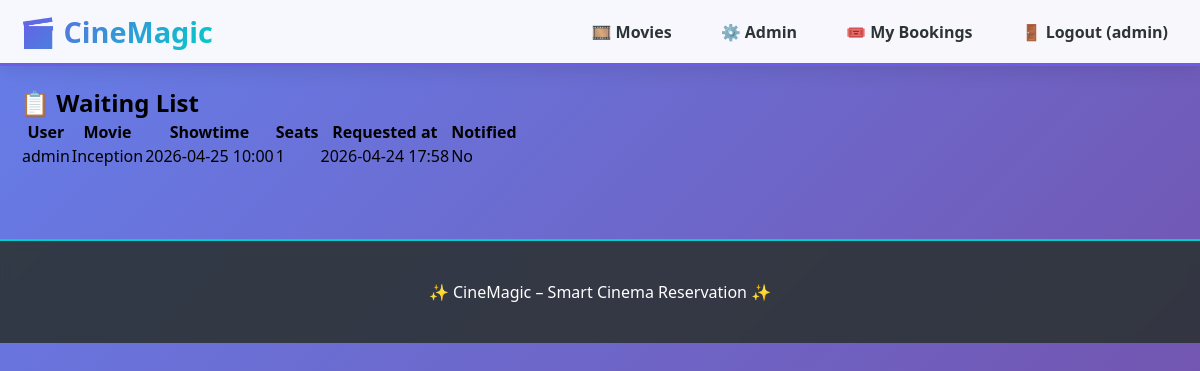
Screenshot of /admin/waiting_list (signed in) with the database file from the repository.
### run.py (models this page shows, shortened)
class User(UserMixin, db.Model):
    __tablename__ = 'users'
    id = db.Column(db.Integer, primary_key=True)
    username = db.Column(db.String(80), unique=True, nullable=False)
    email = db.Column(db.String(120), unique=True, nullable=False)
    password_hash = db.Column(db.String(200), nullable=False)
    is_admin = db.Column(db.Boolean, default=False)
    registered_on = db.Column(db.DateTime, default=datetime.utcnow)
    bookings = db.relationship('Booking', backref='user', lazy=True)
    waiting_entries = db.relationship('WaitingEntry', backref='user', lazy=True)

class WaitingEntry(db.Model):
    __tablename__ = 'waiting'
    id = db.Column(db.Integer, primary_key=True)
    user_id = db.Column(db.Integer, db.ForeignKey('users.id'), nullable=False)
    showtime_id = db.Column(db.Integer, db.ForeignKey('showtimes.id'), nullable=False)
    num_seats = db.Column(db.Integer, nullable=False)
    desired_seats = db.Column(db.Text)
    timestamp = db.Column(db.DateTime, default=datetime.utcnow)
    notified = db.Column(db.Boolean, default=False)

class Movie(db.Model):
    __tablename__ = 'movies'
    id = db.Column(db.Integer, primary_key=True)
    title = db.Column(db.String(150), nullable=False)
    genre = db.Column(db.String(100))
    duration_min = db.Column(db.Integer)
    description = db.Column(db.Text)
    release_year = db.Column(db.Integer)
    rating = db.Column(db.Float)
    showtimes = db.relationship('Showtime', backref='movie', lazy=True)

class Showtime(db.Model):
    __tablename__ = 'showtimes'
    id = db.Column(db.Integer, primary_key=True)
    movie_id = db.Column(db.Integer, db.ForeignKey('movies.id'), nullable=False)
    hall_id = db.Column(db.Integer, db.ForeignKey('halls.id'), nullable=False)
    start_time = db.Column(db.DateTime, nullable=False)
    end_time = db.Column(db.DateTime, nullable=False)
    base_price = db.Column(db.Float, default=5000.0)
    bookings = db.relationship('Booking', backref='showtime', lazy=True)
    waiting_list = db.relationship('WaitingEntry', backref='showtime', lazy=True)

### run.py (the view)
@app.route('/admin/waiting_list')
@login_required
def admin_waiting_list():
    if not current_user.is_admin:
        return redirect(url_for('index'))
    waiting_entries = WaitingEntry.query.order_by(WaitingEntry.timestamp).all()
    return render_template('admin_waiting_list.html', waiting=waiting_entries)

### run.py (called while the page is built)
@login_manager.user_loader
def load_user(user_id):
    return User.query.get(int(user_id))

### templates/admin_waiting_list.html
{% extends "base.html" %}{% block content %}<h2>📋 Waiting List</h2><table><tr><th>User</th><th>Movie</th><th>Showtime</th><th>Seats</th><th>Requested at</th><th>Notified</th></tr>{% for w in waiting %}<tr><td>{{ w.user.username }}</td><td>{{ w.showtime.movie.title }}</td><td>{{ w.showtime.start_time.strftime("%Y-%m-%d %H:%M") }}</td><td>{{ w.num_seats }}</td><td>{{ w.timestamp.strftime("%Y-%m-%d %H:%M") }}</td><td>{{ "Yes" if w.notified else "No" }}</td></tr>{% endfor %}</table>{% endblock %}

### templates/base.html (shortened to what this page needs)
<!DOCTYPE html>
<html lang="en">
<head>
    <link rel="stylesheet" href="{{ url_for('static', filename='style.css') }}">
</head>
<body>
    <nav class="navbar">
        <div class="container">
            <a href="/" class="brand">🎬 CineMagic</a>
            <ul class="nav-links">
                <li><a href="{{ url_for('movies') }}">🎞️ Movies</a></li>
                {% if current_user.is_authenticated %}
                    {% if current_user.is_admin %}<li><a href="{{ url_for('admin_dashboard') }}">⚙️ Admin</a></li>{% endif %}
                    <li><a href="{{ url_for('my_bookings') }}">🎟️ My Bookings</a></li>
                    <li><a href="{{ url_for('logout') }}">🚪 Logout ({{ current_user.username }})</a></li>
                {% else %}
                    <li><a href="{{ url_for('login') }}">🔐 Login</a></li>
                    <li><a href="{{ url_for('register') }}">📝 Register</a></li>
                {% endif %}
            </ul>
        </div>
    </nav>
    <div class="container main-content">
        {% block content %}{% endblock %}
    </div>
    <footer><div class="container"><p>✨ CineMagic – Smart Cinema Reservation ✨</p></div></footer>
</body>
</html>

### static/style.css (style rules this page uses)
:root { --primary: #6c5ce7; --primary-dark: #5a4ad1; --secondary: #00cec9; --danger: #e74c3c; --success: #00b894; --warning: #fdcb6e; --dark: #2d3436; }
* { margin:0; padding:0; box-sizing:border-box; }
body { font-family: 'Segoe UI', system-ui; background: linear-gradient(135deg, #667eea 0%, #764ba2 100%); min-height: 100vh; }
.container { max-width: 1280px; margin: 0 auto; padding: 20px; }
.navbar { background: rgba(255,255,255,0.95); backdrop-filter: blur(10px); box-shadow: 0 4px 20px rgba(0,0,0,0.1); position: sticky; top: 0; z-index: 1000; border-bottom: 3px solid var(--primary); }
.navbar .container { display: flex; justify-content: space-between; align-items: center; padding: 12px 20px; }
.brand { font-size: 1.8rem; font-weight: 800; background: linear-gradient(135deg, var(--primary), var(--secondary)); -webkit-background-clip: text; background-clip: text; color: transparent; text-decoration: none; }
.nav-links { list-style: none; display: flex; gap: 25px; align-items: center; }
.nav-links a { text-decoration: none; color: var(--dark); font-weight: 600; transition: 0.3s; padding: 8px 12px; border-radius: 8px; }
footer { background: rgba(45,52,54,0.9); backdrop-filter: blur(5px); color: white; text-align: center; padding: 20px; margin-top: 50px; border-top: 2px solid var(--secondary); }

### rows the page displays
User: username "admin"
WaitingEntry: user.username "admin", showtime.movie "Inception", showtime.start_time "2026-04-25 10:00", num_seats "1", timestamp "2026-04-24 17:58", notified "No"
